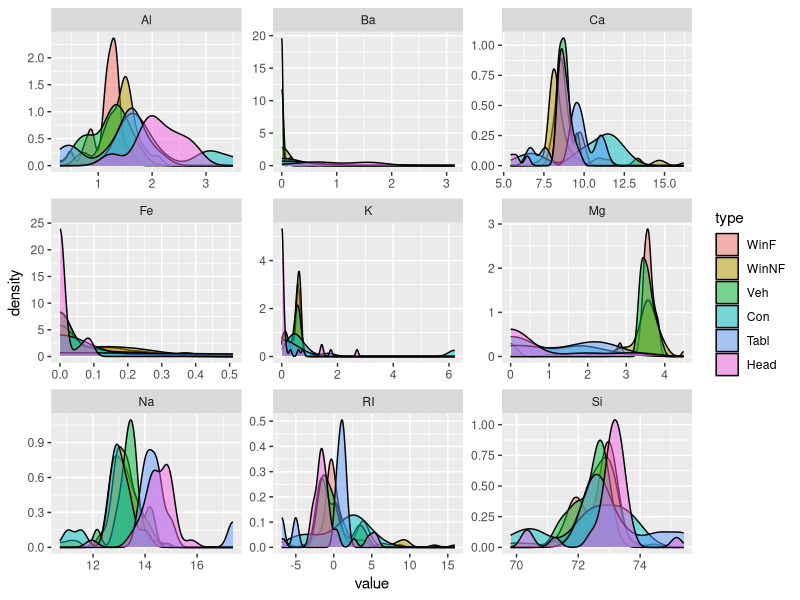
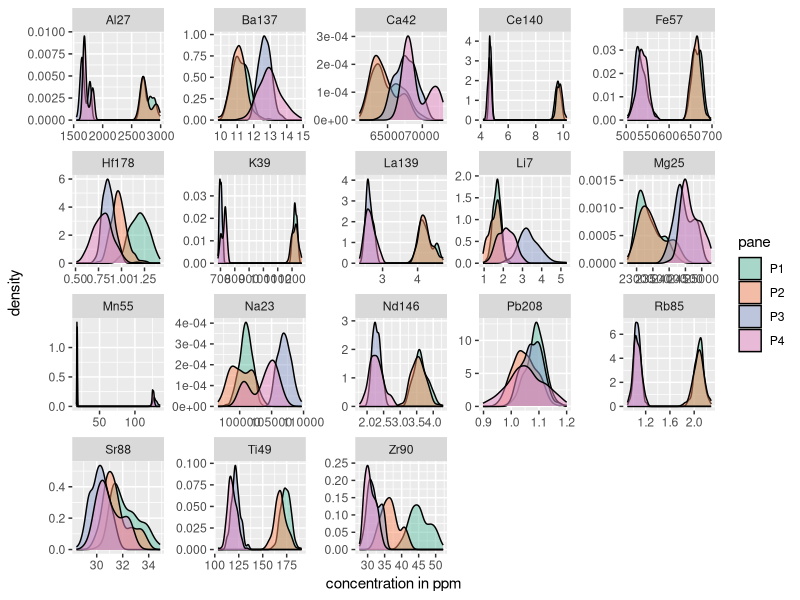
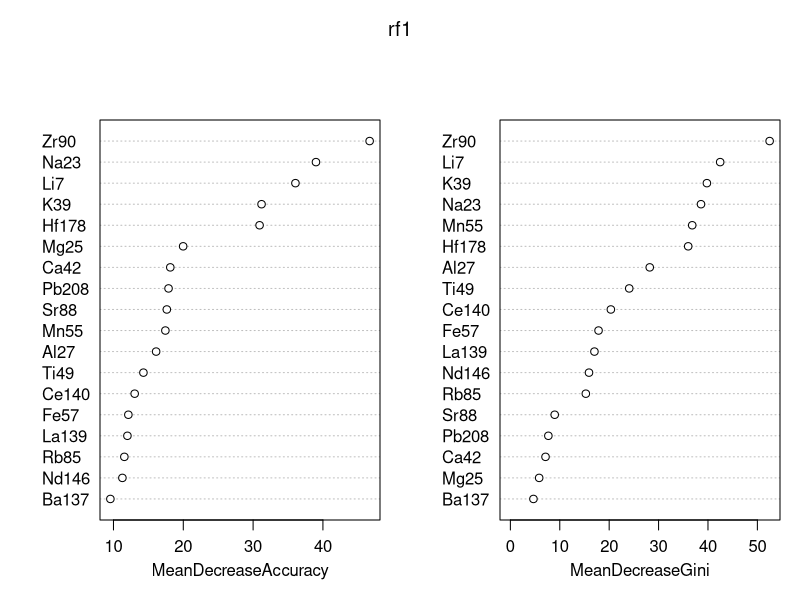
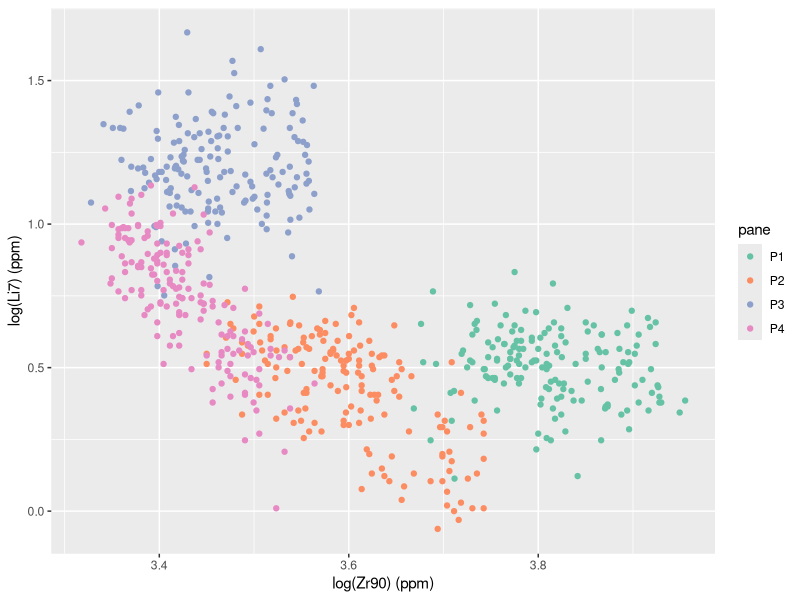
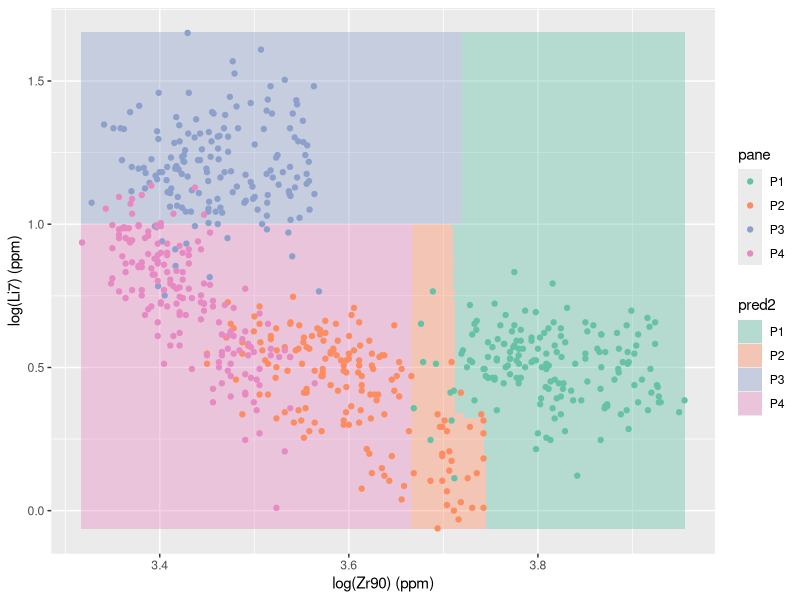

Generate these figures, in order, with R:
## ---- chunk 1
knitr::opts_chunk$set(echo = TRUE, message = FALSE, warning = FALSE, 
                      fig.align = "center")
## ---- chunk 2
library(MASS)
library(tidyverse)
library(randomForest)
## ---- chunk 3
library(tidyverse)
glass1 <- MASS::fgl
glass1 <- glass1 %>% gather(variable, value, RI:Fe)


ggplot(data = glass1) + 
  geom_density(aes(x = value,fill = type), alpha = .5) + 
  facet_wrap(~variable, scales="free")
## ---- chunk 4
glass1 %>% group_by(type, variable) %>% 
  summarize(avg = mean(value), stddev = sd(value)) %>% 
  mutate(meansd = paste0("(",round(avg,2), ",", round(stddev, 2), ")")) %>% 
  dplyr::select(-avg, -stddev) %>% spread(variable, meansd) -> glasstab
knitr::kable(glasstab)
## ---- chunk 5
glass <- read_csv("dat/glass_sample.csv")
glass2 <- glass %>% gather(variable, value, Li7:Pb208)

ggplot(data = glass2) + 
  geom_density(aes(x = value,fill = pane), alpha = .5) + 
  facet_wrap(~variable, scales="free") + 
  scale_fill_brewer(palette = "Set2") + 
  labs(x = "concentration in ppm")
## ---- chunk 6
glass2.1 <- glass2 %>% spread(variable, value) %>% dplyr::select(-Piece, -Rep, -mfr) %>% mutate(row = row_number()) %>% mutate_if(is.numeric, log)
set.seed(345892)
glass2.1test <- glass2.1 %>% sample_n(100)
glass2.1train <- glass2.1 %>% filter(!(row %in% glass2.1test$row))
rf1 <- randomForest(as.factor(pane)~., data=glass2.1train[,-20], xtest = glass2.1test[,-c(1,20)], ytest = as.factor(glass2.1test$pane), importance=T, ntree=1000, keep.forest = T)
rf1

glass2.1$pred1 <- predict(rf1, glass2.1[,-c(1,20)])
table(glass2.1$pred1, glass2.1$pane)

varImpPlot(rf1)
## ---- chunk 7
ggplot(data = glass2.1, aes(x=Zr90, y=Li7)) + 
  geom_point(aes(color = pane)) +
  scale_color_brewer(palette = "Set2") + 
  labs(x = "log(Zr90) (ppm)", y = "log(Li7) (ppm)")
## ---- chunk 8
glasstrain2 <- glass2.1train[,c("pane","Zr90", "Li7")]
glasstest2 <- glass2.1test[,c("pane","Zr90", "Li7")]
rf2 <- randomForest(as.factor(pane) ~ ., data = glasstrain2, xtest = glasstest2[,-1], ytest = as.factor(glasstest2$pane), ntree=500, keep.forest = T, mtry = 2, maxnodes=4)
rf2 

zr90r <- range(glass2.1$Zr90)
Li7r <- range(glass2.1$Li7)
newdata <- expand.grid(Zr90 = seq(zr90r[1],zr90r[2],length.out = 500),
                       Li7 = seq(Li7r[1],Li7r[2],length.out = 500))
newdata$pred2 <- predict(rf2, newdata)

ggplot() + 
  geom_tile(data = newdata, aes(x = Zr90, y = Li7, fill = pred2), alpha = .4) + 
  geom_point(data = glass2.1, aes(x = Zr90, y = Li7, color = pane)) +
  scale_color_brewer(palette = "Set2") + 
  scale_fill_brewer(palette = "Set2") +
  labs(x = "log(Zr90) (ppm)", y = "log(Li7) (ppm)")
